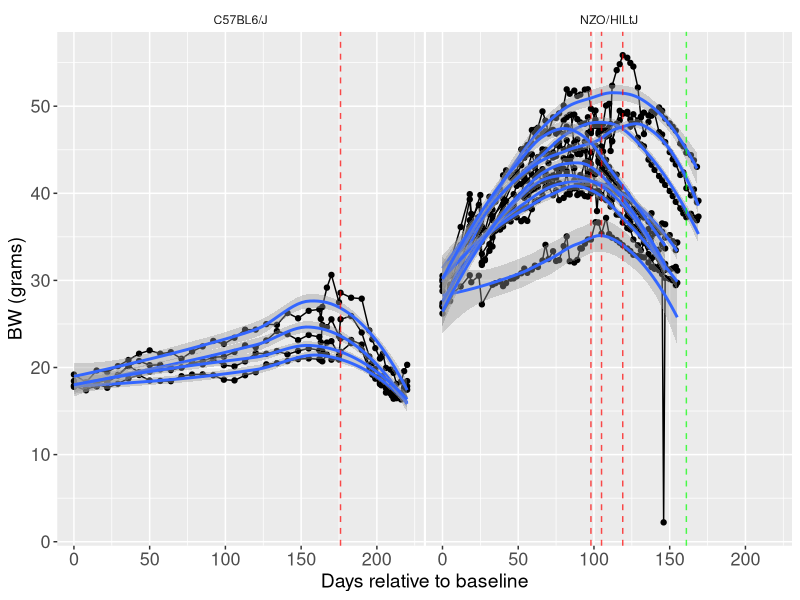

This chart was generated by the following R code:
#changes body weight in c57 and NZO mice in baseline, peak obesity, bw loss, 
#BW maintenance and BW regain
#Figure 1 poster TOS CS

#Libraries####
library(dplyr) #to open a RDS and use pipe
library(tidyr) #to use cumsum
library(ggplot2)
library(readr)
library(tidyverse)
library(lme4)  # For mixed-effects models
library(ggpubr)  
library(lmerTest)
library(emmeans)

BW_data <- read_csv("../data/BW.csv") %>% 
  filter(COHORT > 1 & COHORT < 6) %>% # Just NZO AND C57
  filter(SEX == "F") %>% # Just females from both strains
  filter(!ID %in% c(3712, 3715)) %>% # died during study
  filter(!ID %in% c(3706, 3707, 3709, 3711, 3713, 3717, 3716, 3719, 3718, 3726)) %>% # ad lib NZO
  filter(!ID %in% c(7860, 7862, 7864, 7867, 7868, 7869, 7870, 7871, 7873, 7875, 7876, 7879, 7880, 7881,
                    7882, 7883)) %>% # ad lib C57
  filter(!ID %in% c(3723, 3724, 3725)) %>% # CAGE 5 ISSUES NZO AND 3724 CAGE 6 ISSUES 
  group_by(ID) %>% 
  arrange(DATE) %>% 
  mutate(
    bw_rel = 100 * (BW - first(BW)) / first(BW),
    body_lag = (lag(BW) - BW),
    day_rel = DATE - first(DATE)) %>% 
mutate(
    STATUS = case_when(
      day_rel == 0 ~ "baseline", 
      STRAIN == "NZO/HlLtJ" & DATE == as.Date("2025-02-21") ~ "peak obesity",
      STRAIN == "C57BL6/J" & DATE == as.Date("2025-02-26") ~ "peak obesity",
      STRAIN == "C57BL6/J" & day_rel == 234 ~ "BW loss",
      STRAIN == "NZO/HlLtJ" & day_rel == 161 ~ "BW loss",
      STRAIN == "C57BL6/J" & day_rel == 300 ~ "BW maintenance", 
      STRAIN == "NZO/HlLtJ" & day_rel == 196 ~ "BW maintenance",
      STRAIN == "C57BL6/J" & COMMENTS == "DAY_4_SABLE_AND_SAC" ~ "BW regain",
      STRAIN == "NZO/HlLtJ" & COMMENTS == "DAY_4_SABLE_AND_SAC" ~ "BW regain",
      TRUE ~ NA_character_
    ) ) 

n_distinct(BW_data$ID) #9 NZO in total and 4 C57 in total

highlight_data <- BW_data %>%
  filter(STATUS == "peak obesity")

highlight_data_2 <- BW_data %>%
  filter(STATUS == "BW loss")

highlight_data_3 <- BW_data %>%
  filter(STATUS == "BW maintenance")

highlight_data_4 <- BW_data %>%
  filter(STATUS == "BW regain")

#format plot

scaleFill <- scale_fill_manual(values = c("#C03830FF", "#317EC2FF"))


format.plot <- theme(
  strip.background = element_blank(),
  panel.spacing.x = unit(0.1, "lines"),          
  panel.spacing.y = unit(1.5, "lines"),  
  axis.text = element_text(family = "Helvetica", size = 13),
  axis.title = element_text(family = "Helvetica", size = 14))


plot <- BW_data %>%
  ggplot(aes(day_rel, BW, group = ID)) +
  geom_point() +
  geom_line() +
  facet_wrap(~STRAIN) +
  geom_smooth()+
  #geom_text(aes(label = ID), vjust = -0.5, size = 2.5, alpha = 0.6) + # ID label
  labs(
    x = "Days relative to baseline",
    y = "BW (grams)") +
  geom_vline(data = highlight_data, 
             aes(xintercept = day_rel), 
             linetype = "dashed", color = "red", alpha = 0.7)+ #red means peak obesity
  geom_vline(data = highlight_data_2, 
             aes(xintercept = day_rel), 
             linetype = "dashed", color = "green", alpha = 0.7)+ # green means end of BW loss
  geom_vline(data = highlight_data_3, 
             aes(xintercept = day_rel), 
             linetype = "dashed", color = "blue", alpha = 0.7)+ #blue means end of BW maintenance
  geom_vline(data = highlight_data_4, 
             aes(xintercept = day_rel), 
             linetype = "dashed", color = "orange", alpha = 0.7)+ #orange means end of BW regain
  format.plot

plot

# get the day of peak obesity for each mouse
peak_days <- BW_data %>%
  filter(STATUS == "peak obesity") %>%
  select(ID, peak_day = day_rel)

# join back to original data and keep baseline → peak obesity
mdl_data_bw <- BW_data %>%
  left_join(peak_days, by = "ID") %>%
  filter(day_rel >= 0 & day_rel <= peak_day)   # keep only baseline → peak obesity

mdl_data_bw %>%
  group_by(ID) %>%
  summarise(min_day = min(day_rel), max_day = max(day_rel), .groups = "drop")

mdl_data_bw <- mdl_data_bw %>% 
  group_by(ID) %>% 
  mutate(BW_rel=((BW - min(BW))/min(BW)*100)) %>% 
  mutate(
    ID = as.factor(ID),
    time = as.numeric(DATE - min(DATE))
  ) %>% 
  mutate(
    time = scale(time) # this is for model convergence
  ) %>% 
  select(
    ID, BW, time, BW_rel, DATE
  ) %>% 
  ungroup() %>% 
  pivot_longer(cols="BW") %>% 
  select(
    ID, time, name, value
  ) 

# here I build the statistical model with time as random slope
# and control for time and ID (not all animals start the same day with LFD for NZO and HFD for C57)
lmer_bw <- lmerTest::lmer(
  data = mdl_data_bw,
  value ~ time + (1+time|ID)
)
summary(lmer_bw)
view(coef(lmer_bw))

coef_bw_peakobesity <- coef(lmer_bw)$ID %>% 
  rownames_to_column() %>% 
  as_tibble() %>% 
  rename(ID=rowname,starting_bw= `(Intercept)`)

write_csv(coef_bw_peakobesity, "coef_bw_peakobesity.csv")  # Save the dataframe as an csv file
